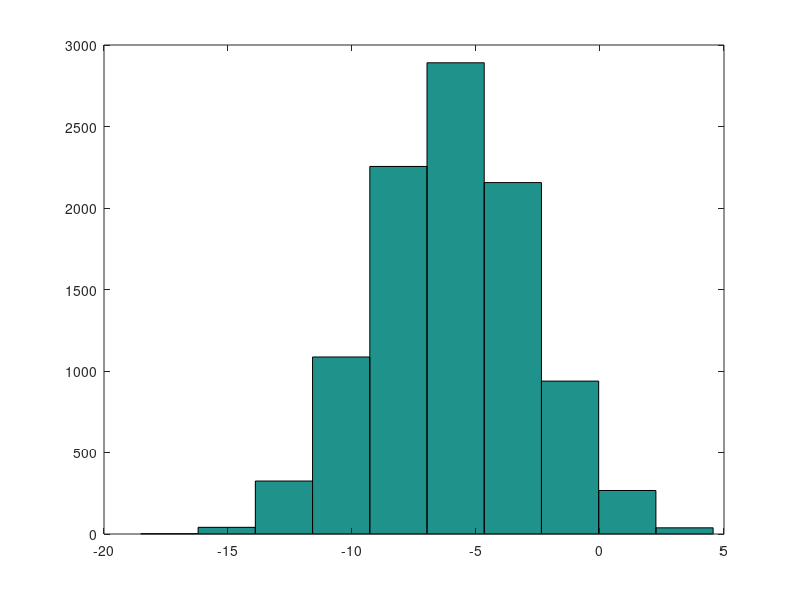

This chart was generated by the following MATLAB code:
% change Octave prompt
PS1('>> ');

% semicolon suppresses output
a = 'no';
b = 'yes';
a;
b

% simple math
6*8;
2^3; % exponent

% comparison, ans of 1 if true 0 is not
1 == 1;
1 ~= 2;

% logical operators
1 && 1;
1 || 0;
xor(1,0);

% assignment
pie = pi;
string = 'miaou';
com = (3>=1);

% printing
disp(pie)
disp(sprintf('2 decimals: %0.2f', pie))

% change output decimal places by inputting either of following 2 commands
format long 
format short

% matrix
A = [1 2; 3 4; 5 6];
% same as
B = [1 2;
3 4;
5 6];

% vector
V = [1; 2; 3];

% Sets first element to 1, increments by 0.1 until 2
% creates fat vector
v = 1:0.1:2;
% 1x6 of whole numbers from 1 to 6
x = 1:6;

% generate 1x3 matrix of zero's
zeros(1,3)

% generate 2x3 matrix of one's
ones(2,3);

% to generate 2x3 of two's
2*ones(2,3);

% 1x3 matrix of random numbers
rand(1,3);

% 1x3 matrix of gaussian/normal random numbers
randn(1,3);

w = -6 + sqrt(10)*(randn(1,10000))
hist(w)

% generate 4x4 identity matrix
eye(4);

% get help
help eye

